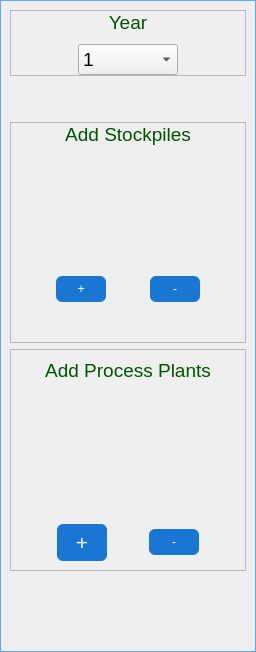
<?xml version="1.0" encoding="UTF-8"?>
<ui version="4.0">
 <class>DrawingWidget</class>
 <widget class="QWidget" name="DrawingWidget">
  <property name="geometry">
   <rect>
    <x>0</x>
    <y>0</y>
    <width>256</width>
    <height>652</height>
   </rect>
  </property>
  <property name="windowTitle">
   <string>Form</string>
  </property>
  <property name="styleSheet">
   <string notr="true">/*-----QPushButton-----*/
QPushButton
{
        background-color: #1976D2;
	color: #ffffff;
	font: 75 16pt &quot;MS Shell Dlg 2&quot;;
	border-style: solid;
	border-color: #000000;
	padding: 6px;
	border-radius:6px;
}


QPushButton::hover
{
	background-color: #59B6F2;
}


QPushButton::pressed
{
	background-color: #3996c2;
}
QLabel
{
color:rgb(0, 85, 0);
}</string>
  </property>
  <layout class="QVBoxLayout" name="verticalLayout_5">
   <property name="spacing">
    <number>0</number>
   </property>
   <property name="leftMargin">
    <number>0</number>
   </property>
   <property name="topMargin">
    <number>0</number>
   </property>
   <property name="rightMargin">
    <number>0</number>
   </property>
   <property name="bottomMargin">
    <number>0</number>
   </property>
   <item>
    <widget class="QFrame" name="frame_4">
     <property name="styleSheet">
      <string notr="true">QWidget#frame_4{
border : 1px solid rgb(95, 170, 255);
}</string>
     </property>
     <property name="frameShape">
      <enum>QFrame::StyledPanel</enum>
     </property>
     <property name="frameShadow">
      <enum>QFrame::Raised</enum>
     </property>
     <layout class="QVBoxLayout" name="verticalLayout_4">
      <item>
       <widget class="QFrame" name="frame">
        <property name="frameShape">
         <enum>QFrame::StyledPanel</enum>
        </property>
        <property name="frameShadow">
         <enum>QFrame::Raised</enum>
        </property>
        <layout class="QVBoxLayout" name="verticalLayout">
         <property name="spacing">
          <number>10</number>
         </property>
         <property name="leftMargin">
          <number>0</number>
         </property>
         <property name="topMargin">
          <number>0</number>
         </property>
         <property name="rightMargin">
          <number>0</number>
         </property>
         <property name="bottomMargin">
          <number>0</number>
         </property>
         <item>
          <widget class="QLabel" name="label">
           <property name="font">
            <font>
             <pointsize>14</pointsize>
             <weight>50</weight>
             <bold>false</bold>
            </font>
           </property>
           <property name="text">
            <string>Year</string>
           </property>
           <property name="alignment">
            <set>Qt::AlignCenter</set>
           </property>
          </widget>
         </item>
         <item>
          <layout class="QHBoxLayout" name="horizontalLayout_5">
           <property name="spacing">
            <number>0</number>
           </property>
           <item>
            <spacer name="horizontalSpacer_10">
             <property name="orientation">
              <enum>Qt::Horizontal</enum>
             </property>
             <property name="sizeHint" stdset="0">
              <size>
               <width>40</width>
               <height>20</height>
              </size>
             </property>
            </spacer>
           </item>
           <item>
            <widget class="QComboBox" name="comboBox">
             <property name="minimumSize">
              <size>
               <width>100</width>
               <height>0</height>
              </size>
             </property>
             <property name="font">
              <font>
               <pointsize>14</pointsize>
              </font>
             </property>
             <property name="editable">
              <bool>false</bool>
             </property>
             <property name="maxVisibleItems">
              <number>15</number>
             </property>
             <property name="sizeAdjustPolicy">
              <enum>QComboBox::AdjustToContentsOnFirstShow</enum>
             </property>
             <item>
              <property name="text">
               <string>1</string>
              </property>
             </item>
             <item>
              <property name="text">
               <string>2</string>
              </property>
             </item>
             <item>
              <property name="text">
               <string>3</string>
              </property>
             </item>
             <item>
              <property name="text">
               <string>4</string>
              </property>
             </item>
             <item>
              <property name="text">
               <string>5</string>
              </property>
             </item>
             <item>
              <property name="text">
               <string>6</string>
              </property>
             </item>
             <item>
              <property name="text">
               <string>7</string>
              </property>
             </item>
             <item>
              <property name="text">
               <string>8</string>
              </property>
             </item>
             <item>
              <property name="text">
               <string>9</string>
              </property>
             </item>
             <item>
              <property name="text">
               <string>10</string>
              </property>
             </item>
             <item>
              <property name="text">
               <string>11</string>
              </property>
             </item>
             <item>
              <property name="text">
               <string>12</string>
              </property>
             </item>
             <item>
              <property name="text">
               <string>13</string>
              </property>
             </item>
             <item>
              <property name="text">
               <string>14</string>
              </property>
             </item>
             <item>
              <property name="text">
               <string>15</string>
              </property>
             </item>
            </widget>
           </item>
           <item>
            <spacer name="horizontalSpacer_9">
             <property name="orientation">
              <enum>Qt::Horizontal</enum>
             </property>
             <property name="sizeHint" stdset="0">
              <size>
               <width>40</width>
               <height>20</height>
              </size>
             </property>
            </spacer>
           </item>
          </layout>
         </item>
        </layout>
       </widget>
      </item>
      <item>
       <spacer name="verticalSpacer_2">
        <property name="orientation">
         <enum>Qt::Vertical</enum>
        </property>
        <property name="sizeType">
         <enum>QSizePolicy::Fixed</enum>
        </property>
        <property name="sizeHint" stdset="0">
         <size>
          <width>20</width>
          <height>40</height>
         </size>
        </property>
       </spacer>
      </item>
      <item>
       <widget class="QFrame" name="frame_2">
        <property name="frameShape">
         <enum>QFrame::StyledPanel</enum>
        </property>
        <property name="frameShadow">
         <enum>QFrame::Raised</enum>
        </property>
        <layout class="QVBoxLayout" name="verticalLayout_3">
         <property name="spacing">
          <number>0</number>
         </property>
         <property name="leftMargin">
          <number>0</number>
         </property>
         <property name="topMargin">
          <number>0</number>
         </property>
         <property name="rightMargin">
          <number>0</number>
         </property>
         <property name="bottomMargin">
          <number>0</number>
         </property>
         <item>
          <widget class="QLabel" name="label_2">
           <property name="font">
            <font>
             <pointsize>14</pointsize>
             <weight>50</weight>
             <bold>false</bold>
            </font>
           </property>
           <property name="text">
            <string>Add Stockpiles</string>
           </property>
           <property name="alignment">
            <set>Qt::AlignCenter</set>
           </property>
          </widget>
         </item>
         <item>
          <layout class="QHBoxLayout" name="horizontalLayout_2">
           <property name="spacing">
            <number>0</number>
           </property>
           <item>
            <spacer name="horizontalSpacer_3">
             <property name="orientation">
              <enum>Qt::Horizontal</enum>
             </property>
             <property name="sizeHint" stdset="0">
              <size>
               <width>40</width>
               <height>20</height>
              </size>
             </property>
            </spacer>
           </item>
           <item>
            <widget class="QLabel" name="lbl_stockpile">
             <property name="sizePolicy">
              <sizepolicy hsizetype="Fixed" vsizetype="Fixed">
               <horstretch>0</horstretch>
               <verstretch>0</verstretch>
              </sizepolicy>
             </property>
             <property name="minimumSize">
              <size>
               <width>130</width>
               <height>130</height>
              </size>
             </property>
             <property name="maximumSize">
              <size>
               <width>130</width>
               <height>130</height>
              </size>
             </property>
             <property name="styleSheet">
              <string notr="true">border-image: url(:/Assets/png/icon2.0_stockpile.png);</string>
             </property>
             <property name="text">
              <string/>
             </property>
             <property name="scaledContents">
              <bool>false</bool>
             </property>
            </widget>
           </item>
           <item>
            <spacer name="horizontalSpacer_4">
             <property name="orientation">
              <enum>Qt::Horizontal</enum>
             </property>
             <property name="sizeHint" stdset="0">
              <size>
               <width>40</width>
               <height>20</height>
              </size>
             </property>
            </spacer>
           </item>
          </layout>
         </item>
         <item>
          <layout class="QHBoxLayout" name="horizontalLayout">
           <property name="spacing">
            <number>0</number>
           </property>
           <item>
            <spacer name="horizontalSpacer_2">
             <property name="orientation">
              <enum>Qt::Horizontal</enum>
             </property>
             <property name="sizeHint" stdset="0">
              <size>
               <width>40</width>
               <height>20</height>
              </size>
             </property>
            </spacer>
           </item>
           <item>
            <widget class="QPushButton" name="btn_add_stock">
             <property name="minimumSize">
              <size>
               <width>50</width>
               <height>0</height>
              </size>
             </property>
             <property name="maximumSize">
              <size>
               <width>50</width>
               <height>16777215</height>
              </size>
             </property>
             <property name="styleSheet">
              <string notr="true"/>
             </property>
             <property name="text">
              <string>+</string>
             </property>
            </widget>
           </item>
           <item>
            <spacer name="horizontalSpacer_11">
             <property name="orientation">
              <enum>Qt::Horizontal</enum>
             </property>
             <property name="sizeHint" stdset="0">
              <size>
               <width>40</width>
               <height>20</height>
              </size>
             </property>
            </spacer>
           </item>
           <item>
            <widget class="QPushButton" name="btn_remove_stock">
             <property name="minimumSize">
              <size>
               <width>50</width>
               <height>0</height>
              </size>
             </property>
             <property name="maximumSize">
              <size>
               <width>50</width>
               <height>16777215</height>
              </size>
             </property>
             <property name="text">
              <string>-</string>
             </property>
            </widget>
           </item>
           <item>
            <spacer name="horizontalSpacer">
             <property name="orientation">
              <enum>Qt::Horizontal</enum>
             </property>
             <property name="sizeHint" stdset="0">
              <size>
               <width>40</width>
               <height>20</height>
              </size>
             </property>
            </spacer>
           </item>
          </layout>
         </item>
         <item>
          <spacer name="verticalSpacer_3">
           <property name="orientation">
            <enum>Qt::Vertical</enum>
           </property>
           <property name="sizeType">
            <enum>QSizePolicy::Fixed</enum>
           </property>
           <property name="sizeHint" stdset="0">
            <size>
             <width>20</width>
             <height>40</height>
            </size>
           </property>
          </spacer>
         </item>
        </layout>
       </widget>
      </item>
      <item>
       <widget class="QFrame" name="frame_3">
        <property name="frameShape">
         <enum>QFrame::StyledPanel</enum>
        </property>
        <property name="frameShadow">
         <enum>QFrame::Raised</enum>
        </property>
        <layout class="QVBoxLayout" name="verticalLayout_2">
         <item>
          <widget class="QLabel" name="label_4">
           <property name="font">
            <font>
             <pointsize>14</pointsize>
             <weight>50</weight>
             <bold>false</bold>
            </font>
           </property>
           <property name="text">
            <string>Add Process Plants</string>
           </property>
           <property name="alignment">
            <set>Qt::AlignCenter</set>
           </property>
          </widget>
         </item>
         <item>
          <layout class="QHBoxLayout" name="horizontalLayout_3">
           <item>
            <spacer name="horizontalSpacer_7">
             <property name="orientation">
              <enum>Qt::Horizontal</enum>
             </property>
             <property name="sizeHint" stdset="0">
              <size>
               <width>40</width>
               <height>20</height>
              </size>
             </property>
            </spacer>
           </item>
           <item>
            <widget class="QLabel" name="lbl_processplants">
             <property name="sizePolicy">
              <sizepolicy hsizetype="Fixed" vsizetype="Fixed">
               <horstretch>0</horstretch>
               <verstretch>0</verstretch>
              </sizepolicy>
             </property>
             <property name="minimumSize">
              <size>
               <width>130</width>
               <height>130</height>
              </size>
             </property>
             <property name="maximumSize">
              <size>
               <width>130</width>
               <height>130</height>
              </size>
             </property>
             <property name="styleSheet">
              <string notr="true">border-image: url(:/Assets/png/icon2.0_mills.png);</string>
             </property>
             <property name="text">
              <string/>
             </property>
            </widget>
           </item>
           <item>
            <spacer name="horizontalSpacer_8">
             <property name="orientation">
              <enum>Qt::Horizontal</enum>
             </property>
             <property name="sizeHint" stdset="0">
              <size>
               <width>40</width>
               <height>20</height>
              </size>
             </property>
            </spacer>
           </item>
          </layout>
         </item>
         <item>
          <layout class="QHBoxLayout" name="horizontalLayout_4">
           <item>
            <spacer name="horizontalSpacer_5">
             <property name="orientation">
              <enum>Qt::Horizontal</enum>
             </property>
             <property name="sizeHint" stdset="0">
              <size>
               <width>40</width>
               <height>20</height>
              </size>
             </property>
            </spacer>
           </item>
           <item>
            <widget class="QPushButton" name="btn_add_mill">
             <property name="minimumSize">
              <size>
               <width>50</width>
               <height>0</height>
              </size>
             </property>
             <property name="maximumSize">
              <size>
               <width>50</width>
               <height>16777215</height>
              </size>
             </property>
             <property name="font">
              <font>
               <family>MS Shell Dlg 2</family>
               <pointsize>16</pointsize>
               <weight>9</weight>
               <italic>false</italic>
               <bold>false</bold>
              </font>
             </property>
             <property name="text">
              <string>+</string>
             </property>
            </widget>
           </item>
           <item>
            <spacer name="horizontalSpacer_12">
             <property name="orientation">
              <enum>Qt::Horizontal</enum>
             </property>
             <property name="sizeHint" stdset="0">
              <size>
               <width>40</width>
               <height>20</height>
              </size>
             </property>
            </spacer>
           </item>
           <item>
            <widget class="QPushButton" name="btn_remove_mill">
             <property name="minimumSize">
              <size>
               <width>50</width>
               <height>0</height>
              </size>
             </property>
             <property name="maximumSize">
              <size>
               <width>50</width>
               <height>16777215</height>
              </size>
             </property>
             <property name="text">
              <string>-</string>
             </property>
            </widget>
           </item>
           <item>
            <spacer name="horizontalSpacer_6">
             <property name="orientation">
              <enum>Qt::Horizontal</enum>
             </property>
             <property name="sizeHint" stdset="0">
              <size>
               <width>40</width>
               <height>20</height>
              </size>
             </property>
            </spacer>
           </item>
          </layout>
         </item>
        </layout>
       </widget>
      </item>
      <item>
       <spacer name="verticalSpacer">
        <property name="orientation">
         <enum>Qt::Vertical</enum>
        </property>
        <property name="sizeHint" stdset="0">
         <size>
          <width>20</width>
          <height>3</height>
         </size>
        </property>
       </spacer>
      </item>
     </layout>
    </widget>
   </item>
  </layout>
 </widget>
 <resources/>
 <connections/>
</ui>
